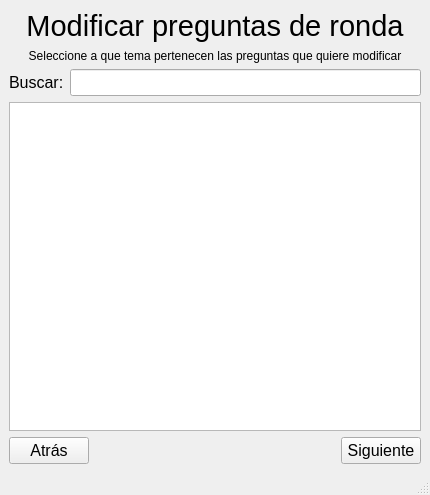
<?xml version="1.0" encoding="UTF-8"?>
<ui version="4.0">
 <class>MainWindow</class>
 <widget class="QMainWindow" name="MainWindow">
  <property name="geometry">
   <rect>
    <x>0</x>
    <y>0</y>
    <width>430</width>
    <height>495</height>
   </rect>
  </property>
  <property name="windowTitle">
   <string>MainWindow</string>
  </property>
  <widget class="QWidget" name="centralwidget">
   <layout class="QVBoxLayout" name="verticalLayout">
    <item>
     <widget class="QLabel" name="label">
      <property name="font">
       <font>
        <pointsize>22</pointsize>
       </font>
      </property>
      <property name="text">
       <string>&lt;html&gt;&lt;head/&gt;&lt;body&gt;&lt;p align=&quot;center&quot;&gt;Modificar preguntas de ronda&lt;/p&gt;&lt;/body&gt;&lt;/html&gt;</string>
      </property>
     </widget>
    </item>
    <item>
     <widget class="QLabel" name="label_3">
      <property name="font">
       <font>
        <pointsize>9</pointsize>
       </font>
      </property>
      <property name="text">
       <string>&lt;html&gt;&lt;head/&gt;&lt;body&gt;&lt;p align=&quot;center&quot;&gt;Seleccione a que tema pertenecen las preguntas que quiere modificar&lt;/p&gt;&lt;/body&gt;&lt;/html&gt;</string>
      </property>
     </widget>
    </item>
    <item>
     <layout class="QHBoxLayout" name="horizontalLayout_3">
      <item>
       <widget class="QLabel" name="label_2">
        <property name="font">
         <font>
          <pointsize>12</pointsize>
         </font>
        </property>
        <property name="text">
         <string>Buscar:</string>
        </property>
       </widget>
      </item>
      <item>
       <widget class="QLineEdit" name="lineEdit">
        <property name="font">
         <font>
          <pointsize>12</pointsize>
         </font>
        </property>
       </widget>
      </item>
     </layout>
    </item>
    <item>
     <widget class="QListView" name="listView"/>
    </item>
    <item>
     <layout class="QHBoxLayout" name="horizontalLayout">
      <item>
       <widget class="QPushButton" name="pushButton_2">
        <property name="font">
         <font>
          <pointsize>12</pointsize>
         </font>
        </property>
        <property name="text">
         <string>Atrás</string>
        </property>
       </widget>
      </item>
      <item>
       <spacer name="horizontalSpacer">
        <property name="orientation">
         <enum>Qt::Orientation::Horizontal</enum>
        </property>
        <property name="sizeHint" stdset="0">
         <size>
          <width>40</width>
          <height>20</height>
         </size>
        </property>
       </spacer>
      </item>
      <item>
       <widget class="QPushButton" name="pushButton_3">
        <property name="font">
         <font>
          <pointsize>12</pointsize>
         </font>
        </property>
        <property name="text">
         <string>Siguiente</string>
        </property>
       </widget>
      </item>
     </layout>
    </item>
   </layout>
  </widget>
  <widget class="QStatusBar" name="statusbar"/>
 </widget>
 <resources/>
 <connections/>
</ui>
